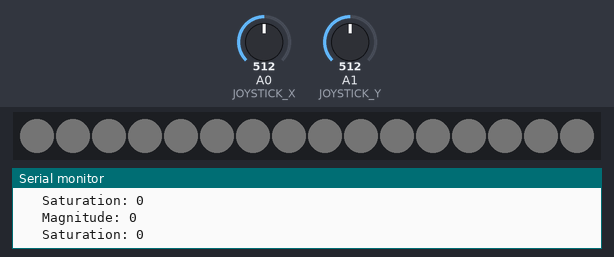
Simulated run of this sketch. Board: Arduino Uno, built with avr-gcc and run on an emulated ATmega328P. Shown: 16 RGB LEDs in strip order, left to right, the last lines printed to the serial monitor. The inputs (shaded band) are chosen by the test bench; at power-on: A0 (JOYSTICK_X) = 512, A1 (JOYSTICK_Y) = 512. Dim RGB values are drawn brighter than linear.

Above: at 1.2 s.
1.3 s: A0 (JOYSTICK_X) set to 716
At 3.7 s:
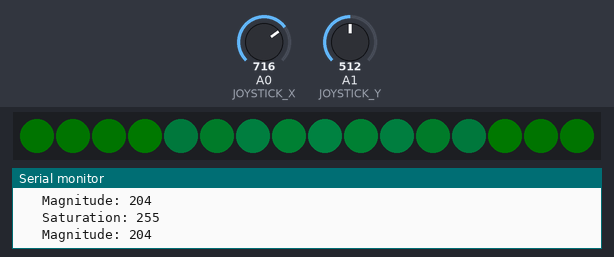
3.9 s: A1 (JOYSTICK_Y) set to 900
At 4.8 s:
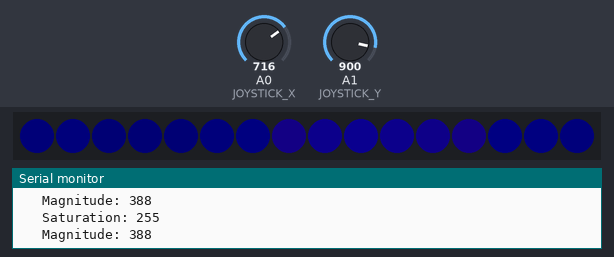
5.5 s: A0 (JOYSTICK_X) set to 122
At 7.05 s:
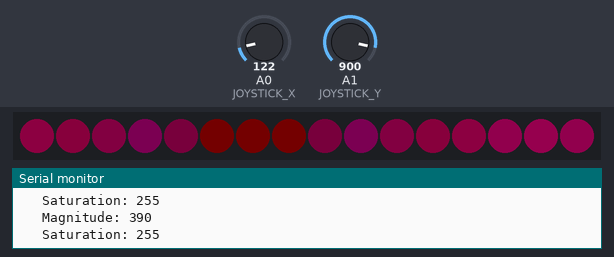
7.1 s: A1 (JOYSTICK_Y) set to 0
At 7.6 s:
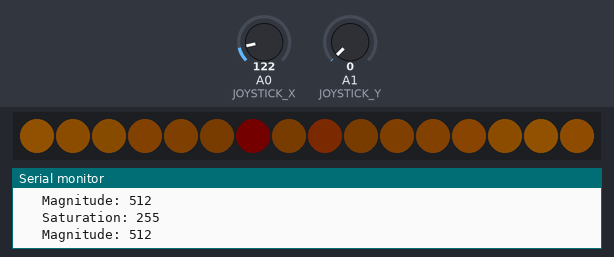
8.7 s: A1 (JOYSTICK_Y) set to 306
10.4 s: A0 (JOYSTICK_X) set to 511
At 12.96 s:
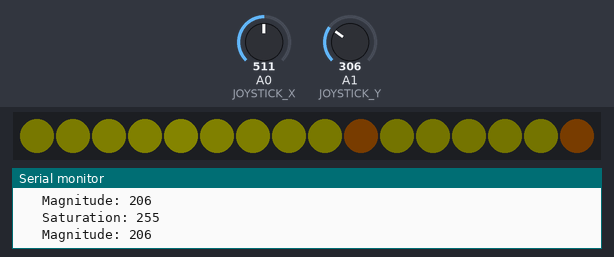

The sketch:

joystickLED6_deadzone.ino
```cpp
#include <FastLED.h>

#define LED_TYPE WS2812B
#define COLOR_ORDER GRB
#define NUM_LEDS 16
#define DATA_PIN 6
#define JOYSTICK_X A0
#define JOYSTICK_Y A1
#define JOYSTICK_Z A2
#define MAX_BRIGHTNESS 120
#define FADE_RATE 1 // Adjust this value to control the fading speed
#define DEADZONE 200 // Define the deadzone threshold

CRGB leds[NUM_LEDS];

// Global array to store the target brightness for each LED
int targetBrightness[NUM_LEDS] = {0};
int currentBrightness[NUM_LEDS] = {0};

void setup() {
    Serial.begin(9600);
    FastLED.addLeds<LED_TYPE, DATA_PIN, COLOR_ORDER>(leds, NUM_LEDS);
    pinMode(JOYSTICK_X, INPUT);
    pinMode(JOYSTICK_Y, INPUT);
    pinMode(JOYSTICK_Z, INPUT);
}

void loop() {
    int x = analogRead(JOYSTICK_X) - 512; // Centering the joystick value
    int y = analogRead(JOYSTICK_Y) - 512; // Centering the joystick value
    float angle = atan2(y, x); // Calculate the angle
    int magnitude = max(abs(x), abs(y)); // Calculate how far the joystick is pushed

    // Print joystick position and calculated values
//    Serial.print("X: "); Serial.print(x);
//    Serial.print("   Y: "); Serial.print(y);
//    Serial.print("   Angle: " + String(angle) + " rad, " + String(angle * 180 / PI) + " deg");
    Serial.print("   Magnitude: "); Serial.println(magnitude);

    // Map magnitude to brightness
    int brightness = map(magnitude, 0, 512, 0, MAX_BRIGHTNESS);
    brightness = constrain(brightness, 0, MAX_BRIGHTNESS);

    // Map angle to hue
    float angleNormalized = (angle + PI) / (2 * PI); // Normalize angle to range 0-1
    int hue = angleNormalized * 255; // Map to 0-255 range
    hue = constrain(hue, 0, 255); // Constrain to valid hue values

    int sat;
    if (magnitude < DEADZONE) {
        // Scale saturation from 255 (edge of deadzone) to 0 (center)
        sat = map(magnitude, 0, DEADZONE, 0, 255);
    } else {
        // Set saturation to full if outside deadzone
        sat = 255;
    }

    // Determine LED direction based on angle with rounding
    float ledDirectionFloat = (float)((angle + PI) / (2 * PI) * NUM_LEDS);
    int ledDirection = round(ledDirectionFloat) % NUM_LEDS; // Round to the nearest integer

    // Print LED direction and brightness
//    Serial.print("LED Direction: "); Serial.print(ledDirection);
//    Serial.print("   Brightness: "); Serial.print(brightness);
//    Serial.print("   Hue: "); Serial.print(hue);
    Serial.print("   Saturation: "); Serial.println(sat);

    // Set target brightness for each LED
    for (int i = 0; i < NUM_LEDS; i++) {
        int distance = min(abs(i - ledDirection), NUM_LEDS - abs(i - ledDirection));
        targetBrightness[i] = max(1, brightness - (distance * brightness / (NUM_LEDS / 2)));
//        Serial.println("LED Target Brightness [" + String(i) + "]: " + String(targetBrightness[i]));
//        Serial.println("LED distance: " + String(distance));
    }

    // Gradually adjust current brightness of LEDs towards the target brightness
    for (int i = 0; i < NUM_LEDS; i++) {
        // Move current brightness closer to the target brightness
        if (currentBrightness[i] < targetBrightness[i]) {
            currentBrightness[i] = min(currentBrightness[i] + FADE_RATE, targetBrightness[i]);
        } else if (currentBrightness[i] > targetBrightness[i]) {
            currentBrightness[i] = max(currentBrightness[i] - FADE_RATE, targetBrightness[i]);
        }
//        Serial.println("LED Current Brightness [" + String(i) + "]: " + String(currentBrightness[i]));

        // Set the LED color, saturation, and brightness
        leds[i] = CHSV(hue, sat, currentBrightness[i]);
    }

    FastLED.show();
//    Serial.print("\n");
//    delay(10); // Increased delay for readability of serial output
}
```

Measured:
- after the input at 1.3 s, the LEDs: first change after 0.06 s (image 1 shows a later state)
- after the input at 3.9 s, the LEDs: first change after 0.05 s (image 2 shows a later state)
- after the input at 5.5 s, the LEDs: first differ from a run without the input after 0.08 s (image 3 shows a later state)
- after the input at 7.1 s, the LEDs: first differ from a run without the input after 0.06 s (image 4 shows a later state)
- after the input at 10.4 s, the LEDs: first change at once (image 5 shows a later state)
